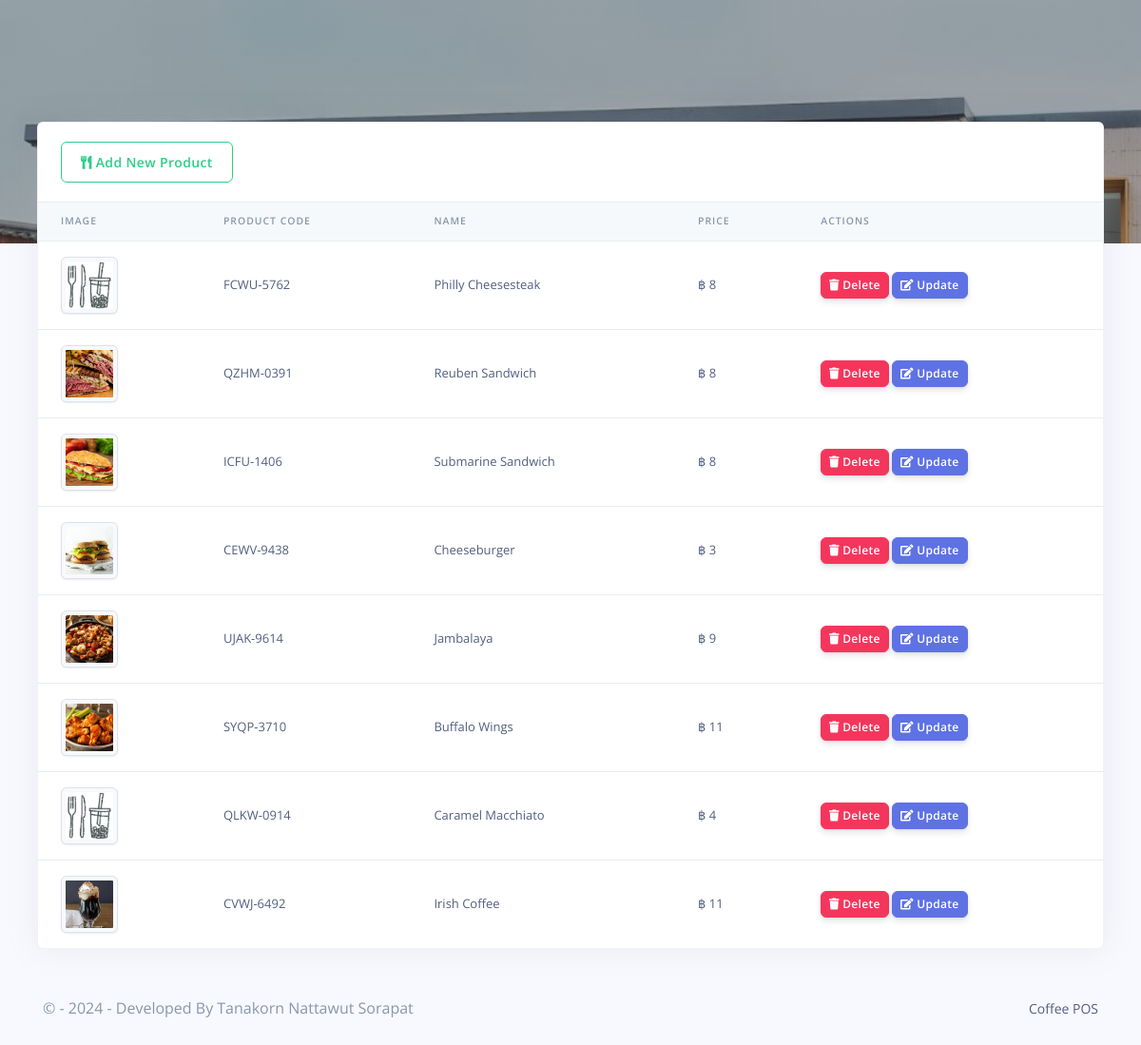
/Restro/admin/products.php (signed in), run on an earlier commit of the app's database.
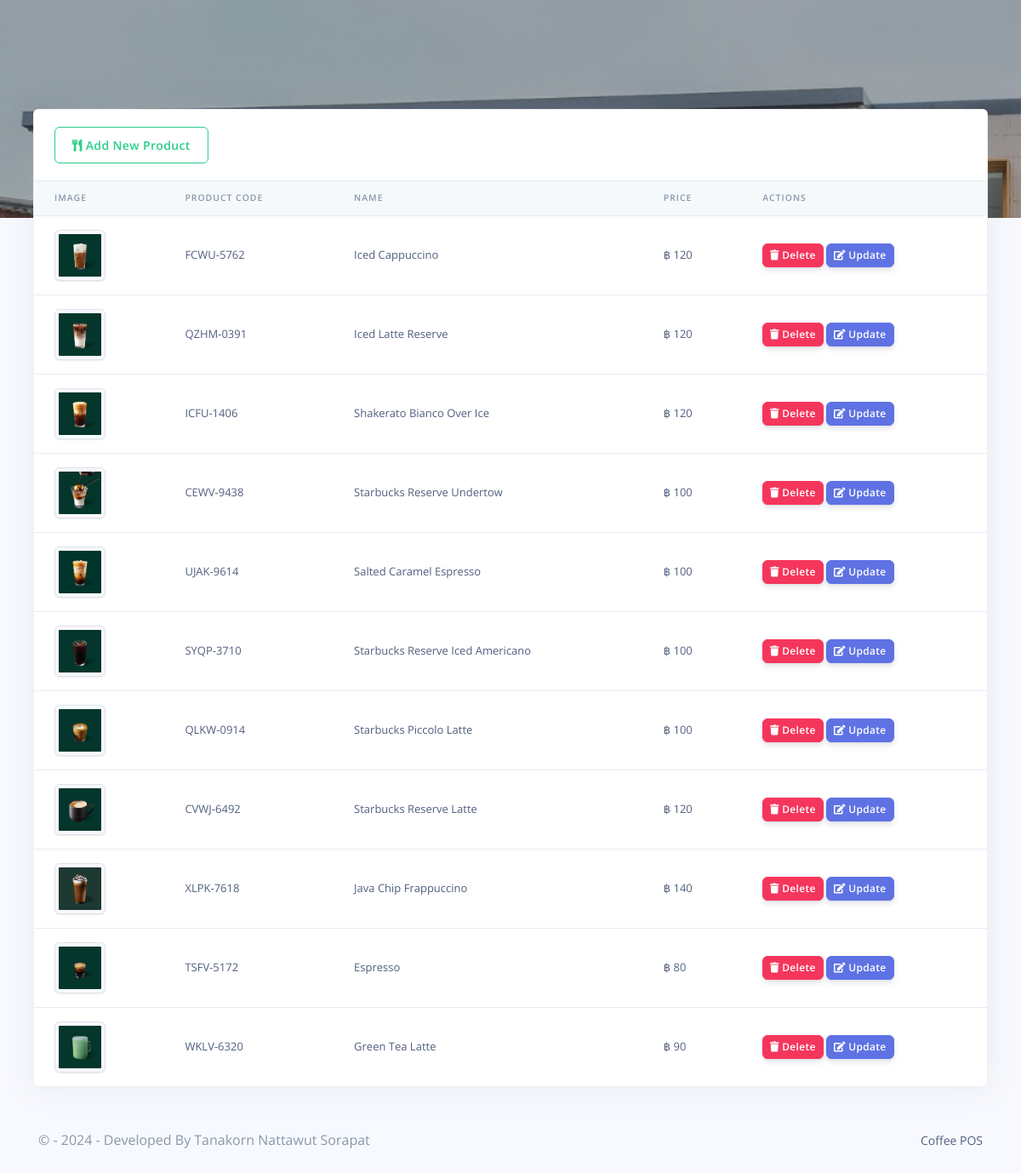
And on a later commit of the database.
### tables this page shows
CREATE TABLE `rpos_products` (
  `prod_id` varchar(200) NOT NULL,
  `prod_code` varchar(200) NOT NULL,
  `prod_name` varchar(200) NOT NULL,
  `prod_img` varchar(200) NOT NULL,
  `prod_desc` longtext NOT NULL,
  `prod_price` varchar(200) NOT NULL,
  `created_at` timestamp(6) NOT NULL DEFAULT CURRENT_TIMESTAMP(6) ON UPDATE CURRENT_TIMESTAMP(6)
);

### Restro/admin/products.php (the view, shortened to what this page needs)
<?php
include('config/config.php');
require_once('partials/_head.php');
?>
<body>
  <div class="main-content">
    <div class="container-fluid mt--8">
      <div class="row">
        <div class="col">
          <div class="card shadow">
            <div class="card-header border-0">
              <a href="add_product.php" class="btn btn-outline-success">
                <i class="fas fa-utensils"></i>
                Add New Product
              </a>
            </div>
            <div class="table-responsive">
              <table class="table align-items-center table-flush">
                <thead class="thead-light">
                  <tr>
                    <th scope="col">Image</th>
                    <th scope="col">Product Code</th>
                    <th scope="col">Name</th>
                    <th scope="col">Price</th>
                    <th scope="col">Actions</th>
                  </tr>
                </thead>
                <tbody>
                  <?php
                  $ret = "SELECT * FROM rpos_products";
                  $stmt = $mysqli->prepare($ret);
                  $stmt->execute();
                  $res = $stmt->get_result();
                  while ($prod = $res->fetch_object()) {
                  ?>
                    <tr>
                      <td>
                        <?php
                        $imagePath = 'assets/img/products/' . ($prod->prod_img ? $prod->prod_img : 'default.jpg');
                        echo "<img src='$imagePath' height='60' width='60' class='img-thumbnail'>";
                        ?>
                      </td>
                      <td><?php echo $prod->prod_code; ?></td>
                      <td><?php echo $prod->prod_name; ?></td>
                      <td>฿ <?php echo $prod->prod_price; ?></td>
                      <td>
                        <a href="products.php?delete=<?php echo $prod->prod_id; ?>" onclick="return confirm('Are you sure you want to delete this item?');">
                          <button class="btn btn-sm btn-danger">
                            <i class="fas fa-trash"></i>
                            Delete
                          </button>
                        </a>
                        <a href="update_product.php?update=<?php echo $prod->prod_id; ?>">
                          <button class="btn btn-sm btn-primary">
                            <i class="fas fa-edit"></i>
                            Update
                          </button>
                        </a>
                      </td>
                    </tr>
                  <?php } ?>
                </tbody>
              </table>
            </div>
          </div>
        </div>
      </div>
    </div>
  </div>
      <?php
      require_once('partials/_footer.php');
      ?>
</body>
</html>

What changed in the data, as far as the page shows it:
changed rpos_products "FCWU-5762": prod_img: picture added in place of a placeholder; prod_name "Philly Cheesesteak" → "Iced Cappuccino"; prod_price "8" → "120"
changed rpos_products "QZHM-0391": prod_img: a different picture; prod_name "Reuben Sandwich" → "Iced Latte Reserve"; prod_price "8" → "120"
changed rpos_products "ICFU-1406": prod_img: a different picture; prod_name "Submarine Sandwich" → "Shakerato Bianco Over Ice"; prod_price "8" → "120"
changed rpos_products "CEWV-9438": prod_img: a different picture; prod_name "Cheeseburger" → "Starbucks Reserve Undertow"; prod_price "3" → "100"
changed rpos_products "UJAK-9614": prod_img: a different picture; prod_name "Jambalaya" → "Salted Caramel Espresso"; prod_price "9" → "100"
changed rpos_products "SYQP-3710": prod_img: a different picture; prod_name "Buffalo Wings" → "Starbucks Reserve Iced Americano"; prod_price "11" → "100"
changed rpos_products "QLKW-0914": prod_img: picture added in place of a placeholder; prod_name "Caramel Macchiato" → "Starbucks Piccolo Latte"; prod_price "4" → "100"
changed rpos_products "CVWJ-6492": prod_img: a different picture; prod_name "Irish Coffee" → "Starbucks Reserve Latte"; prod_price "11" → "120"
added rpos_products: prod_img (picture), prod_code "XLPK-7618", prod_name "Java Chip Frappuccino", prod_price "140"
added rpos_products: prod_img (picture), prod_code "TSFV-5172", prod_name "Espresso", prod_price "80"
added rpos_products: prod_img (picture), prod_code "WKLV-6320", prod_name "Green Tea Latte", prod_price "90"
